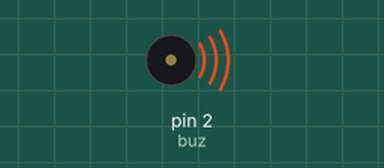
Simulated run of this sketch. Board: Arduino Uno, built with avr-gcc and run on an emulated ATmega328P. Shown: buzzer (waves = sounding). At 14.3 s the program stops and its outputs stay as they are.

Above: at 0.12 s.
Timing chart, 0 to 6.2 s (numbered marks = the images above):
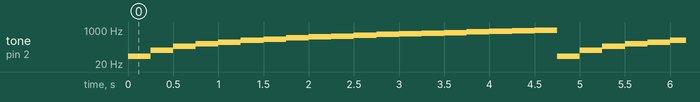

The sketch:

buzzer.ino
```cpp
// BUZER

const int buz = 2;

void setup() {
  pinMode(buz, OUTPUT);
}


void loop() {
  int f = 50;
  while(true){
    tone(buz, f);
    delay(250);
    f += 50;
    if(f == 1000)
      f = 50;
  }

  /*
  for(int f=50;f<=250;f+=50){
    tone(buz,f);
    delay(500);
  }

  */
}
```
